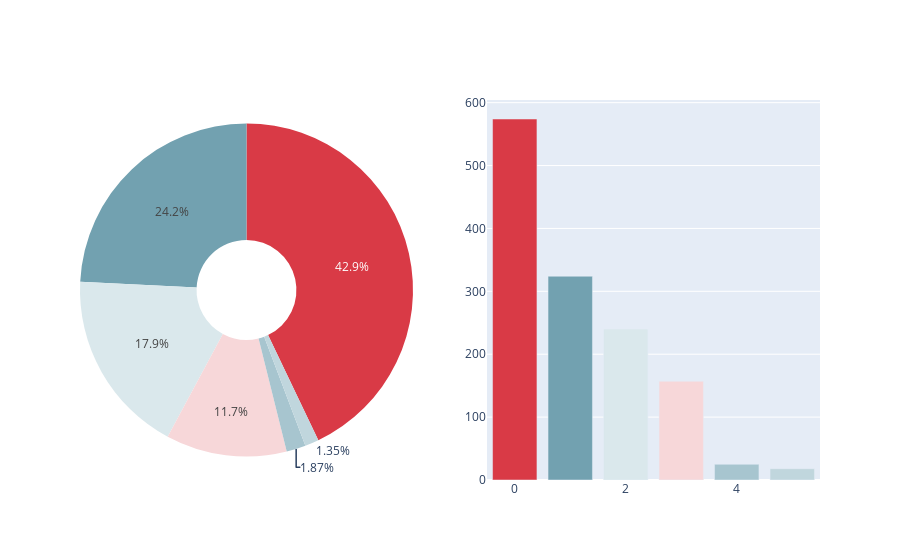

Notebook code cell kept with this figure:
### Code cell
fig = make_subplots(rows = 1, cols = 2, specs = [[{"type": "pie"}, {"type": "bar"}]])
fig.add_trace(go.Pie(values = med_df.children.value_counts(), labels = med_df.children.value_counts().index, domain = dict(x=[0, 0.5]), 
                     marker = dict(colors = colors), hole = .3, name=''), row = 1, col = 1)
fig.add_trace(go.Bar(x = med_df.children.value_counts().index, y = med_df.children.value_counts(), name='', marker = dict(color = children,
                     colorscale = colors)), row = 1, col = 2)
fig.update_layout(showlegend = False)
fig.show()

### Figure 1 — Plotly figure (JSON) as saved in the notebook; plotly's stock layout.template omitted (floating-point values rounded to 4 significant figures)
{"data": [{"domain": {"x": [0, 0.45], "y": [0, 1]}, "hole": 0.3, "labels": [0, 1, 2, 3, 4, 5], "marker": {"colors": ["#d93a46", "#72a1b0", "#dae8ec", "#f7d7d9", "#a7c5cf", "#c0d6dd"]}, "name": "", "type": "pie", "values": [574, 324, 240, 157, 25, 18]}, {"marker": {"color": [0, 1, 2, 3, 4, 5], "colorscale": [[0, "#d93a46"], [0.2, "#72a1b0"], [0.4, "#dae8ec"], [0.6, "#f7d7d9"], [0.8, "#a7c5cf"], [1, "#c0d6dd"]]}, "name": "", "type": "bar", "x": [0, 1, 2, 3, 4, 5], "xaxis": "x", "y": [574, 324, 240, 157, 25, 18], "yaxis": "y"}], "layout": {"showlegend": false, "xaxis": {"anchor": "y", "domain": [0.55, 1]}, "yaxis": {"anchor": "x", "domain": [0, 1]}}}
